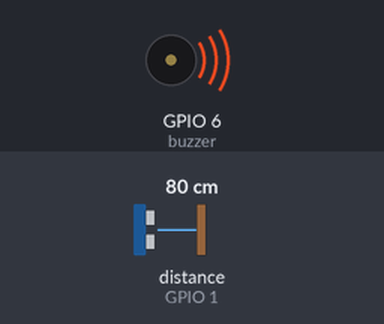
Simulated run of this program. Board: ESP32 board running MicroPython. Parts: buzzer (waves = sounding). The inputs (shaded band) are chosen by the test bench; at power-on: distance to the obstacle (sensor on GPIO 1) 80 cm. The echo pulse lasts 58.3 µs per cm; what the program prints to the serial console is not drawn.

Above: at 0.2 s.
Timing chart, 0 to 3.0 s (numbered marks = the images above):
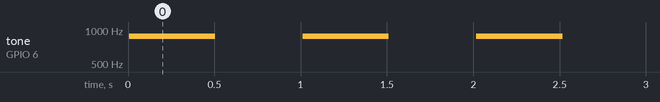

The program:

s2______.py
```python
import machine                                  # machine : 보드의 부품(핀·타이머 등)을 다루는 도구 모음
import time                                     # time : 기다리거나 시간을 다루는 도구 모음
from machine import Pin, PWM                    # machine 에서 부품 도구(클래스)를 가져온다 : Pin(핀), PWM(부저)

# 부저 객체 만들기 : PWM 클래스(설계도)로 buzzer 를 만든다
#   Pin(6) = 6번 핀에 달린 부저, freq=880 = 소리 높이 880 Hz, duty=0 = 처음에는 소리 끔 (0~1023)
buzzer = PWM(Pin(6), freq=880, duty=0)
# trigger 객체 만들기 : Pin 클래스로 17번 핀을 쓴다. mode=Pin.OUT = 내보내는 핀(소리를 쏘라는 신호), pull=None = 내부 저항은 안 쓴다
trigger = Pin(17, mode=Pin.OUT, pull=None)
# echo 객체 만들기 : 1번 핀. mode=Pin.IN = 받는 핀(돌아온 소리 신호), pull=None = 내부 저항은 안 쓴다
echo = Pin(1, mode=Pin.IN, pull=None)
trigger.value(0)                                # value() 메서드 : 핀 값을 정한다. 0 = 끔 (처음에는 소리를 쏘지 않는다)

# ---- 내가 바꾸는 값 : r2_거리_범위재기.py 로 잰 내 값을 넣는다 ----
NEAR_CM = 5                      # 손을 가장 가까이 둘 때의 거리 (가장 큰 소리)
FAR_CM = 40                      # 손을 가장 멀리 둘 때의 거리 (가장 작은 소리) : NEAR_CM 보다 커야 한다
LEVELS = 20                      # 소리 크기를 몇 단계로 나눌까
# 단계 0~19 -> duty : 약 1 % (10) 에서 약 15 % (150) 까지, 앞쪽은 촘촘하고 뒤쪽은 성기게
DUTY_TABLE = [10, 12, 13, 15, 18, 20, 24, 27, 31, 36, 42, 48, 55, 64, 73, 85, 98, 113, 130, 150]
BEEP_MS = 500
REST_MS = 500

def get_distance_cm():           # 교재 5-3 _2 와 같은 함수 : 못 읽으면 0
    trigger.value(0)                            # value(0) : 끈 상태에서 시작
    time.sleep_us(5)                            # sleep_us() : 5 µs 기다린다 (µs = 마이크로초 = 100만분의 1초)
    trigger.value(1)                            # value(1) : 켠다 = 초음파를 쏘기 시작
    time.sleep_us(10)                           # 10 µs 동안 켜 둔다
    trigger.value(0)                            # value(0) : 끈다 = 쏘기를 끝낸다
    pulse_time = machine.time_pulse_us(echo, 1, 30000)  # time_pulse_us(핀, 1, 최대µs) : echo 가 켜져 있던 시간(µs)을 잰다. 30000 µs 안에 안 돌아오면 음수
    distance_cm = (pulse_time / 2) / 29.1       # 왕복 시간의 절반 ÷ 29.1 = 거리(cm)
    if 2 <= distance_cm <= 200:
        return distance_cm
    else:
        return 0

def distance_level(cm):
    # 가까울수록 큰 단계 : NEAR_CM 이하 -> 19, FAR_CM 이상 -> 0
    level = int((FAR_CM - cm) * LEVELS // (FAR_CM - NEAR_CM))
    if level < 0:
        level = 0
    if level > LEVELS - 1:
        level = LEVELS - 1
    return level

def beep(duty):
    buzzer.duty(duty)                           # duty() 메서드 : 소리 크기를 정한다 (켜짐)
    time.sleep_ms(BEEP_MS)                      # sleep_ms() : 괄호 안 ms 동안 코드를 멈춘다 (1000 ms = 1초)
    buzzer.duty(0)                              # duty(0) : 소리를 끈다
    time.sleep_ms(REST_MS)                      # sleep_ms() : 괄호 안 ms 동안 코드를 멈춘다 (1000 ms = 1초)

level = 9                        # 처음 단계 (못 읽어도 소리 나게)

try:
    while True:
        cm = get_distance_cm()
        if cm != 0:                              # 0 은 못 읽은 것 : 이전 단계를 그대로 쓴다
            level = distance_level(cm)
        duty = DUTY_TABLE[level]
        print("거리", int(cm), "cm -> 단계", level, "-> duty", duty)
        beep(duty)
except KeyboardInterrupt:                       # 정지 버튼(Ctrl + C)을 누르면 여기로 온다
    pass
finally:                                        # 끝날 때 꼭 실행된다 : 부저와 타이머를 정리한다
    buzzer.duty(0)                              # duty(0) : 소리를 끈다
    buzzer.deinit()                             # deinit() 메서드 : 부저를 놓아 준다 (끝낼 때)
```

Measured:
- by itself, tone on GPIO 6 (buzzer): alternates 880 Hz for 0.50 s and silent for 0.51 s
